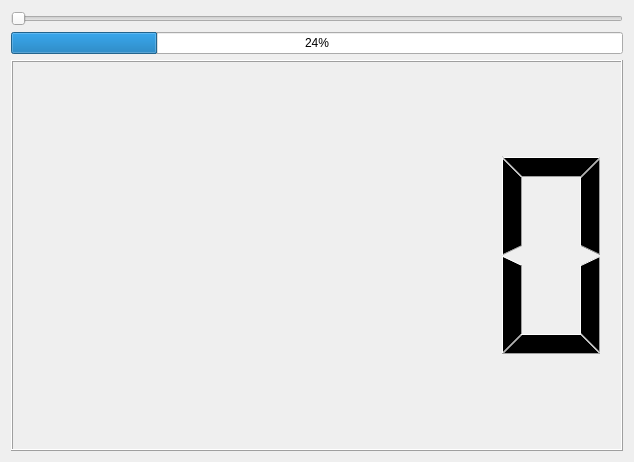
<?xml version="1.0" encoding="UTF-8"?>
<ui version="4.0">
 <class>Widget</class>
 <widget class="QWidget" name="Widget">
  <property name="geometry">
   <rect>
    <x>0</x>
    <y>0</y>
    <width>634</width>
    <height>462</height>
   </rect>
  </property>
  <property name="windowTitle">
   <string>Widget</string>
  </property>
  <layout class="QHBoxLayout" name="horizontalLayout">
   <item>
    <layout class="QVBoxLayout" name="verticalLayout">
     <item>
      <widget class="QSlider" name="horizontalSlider">
       <property name="orientation">
        <enum>Qt::Horizontal</enum>
       </property>
      </widget>
     </item>
     <item>
      <widget class="QProgressBar" name="progressBar">
       <property name="value">
        <number>24</number>
       </property>
      </widget>
     </item>
     <item>
      <widget class="QLCDNumber" name="lcdNumber"/>
     </item>
    </layout>
   </item>
  </layout>
 </widget>
 <resources/>
 <connections/>
</ui>
